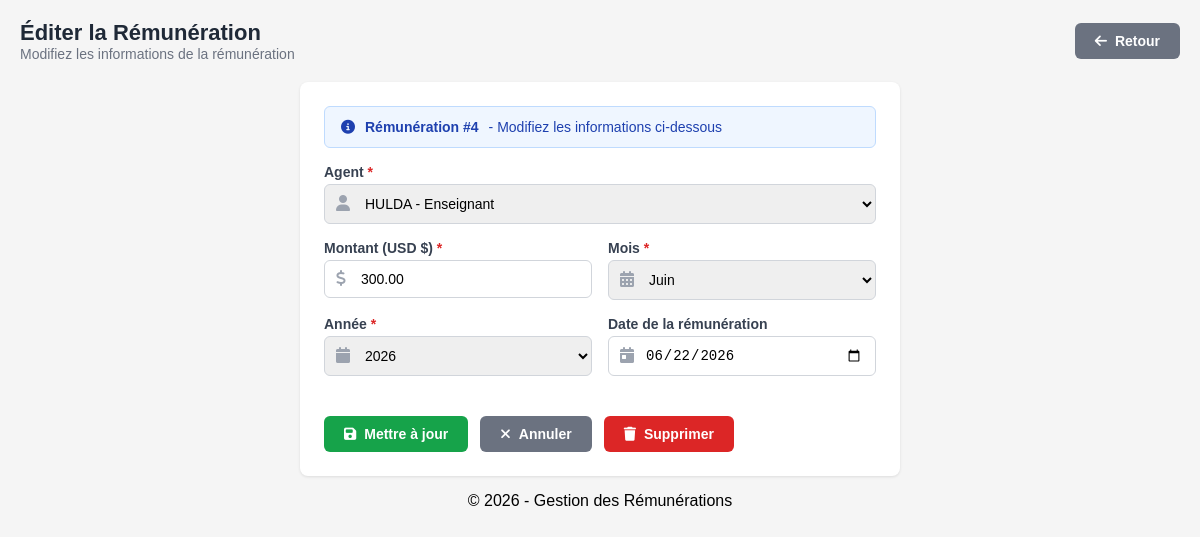
The page /pages/Remunerations/add.php?id=4 (signed in) on the database its author committed.
### tables this page shows
CREATE TABLE `remuneration` (
  `id` int(11) NOT NULL,
  `id_agent` int(11) NOT NULL,
  `montant` decimal(12,2) NOT NULL,
  `date_remun` date DEFAULT NULL,
  `mois` varchar(20) DEFAULT NULL,
  `annee` varchar(10) DEFAULT NULL
);

CREATE TABLE `agent` (
  `id_agent` int(11) NOT NULL,
  `nom_complet` varchar(150) NOT NULL,
  `adresse` varchar(255) DEFAULT NULL,
  `date_naissance` date DEFAULT NULL,
  `telephone` varchar(20) DEFAULT NULL,
  `profil` varchar(100) DEFAULT NULL,
  `lieu_naissance` varchar(100) DEFAULT NULL,
  `fonction` varchar(100) DEFAULT NULL
);

### Classes/remuneration.php (called while the page is built, shortened)
<?php
require_once __DIR__ . '/../Config/Database.php';
require_once __DIR__ . '/Agent.php';
class Remuneration {
    private $id;
    private $id_agent;
    private $montant;
    private $date_remun;
    private $mois;
    private $annee;
    public function __construct(
        $id_agent = null,
        $montant = null,
        $date_remun = null,
        $mois = null,
        $annee = null,
        $id = null
    ) {
        $this->id = $id;
        $this->id_agent = $id_agent;
        $this->montant = $montant;
        $this->date_remun = $date_remun;
        $this->mois = $mois;
        $this->annee = $annee;
    }
    public function getId() { return $this->id; }
    public function getIdAgent() { return $this->id_agent; }
    public function getMontant() { return $this->montant; }
    public function getDateRemun() { return $this->date_remun; }
    public function getMois() { return $this->mois; }
    public function getAnnee() { return $this->annee; }
    public static function getById($id) {
        $db = Database::getInstance();
        $sql = "SELECT * FROM remuneration WHERE id = :id";
        try {
            $stmt = $db->prepare($sql);
            $stmt->bindParam(':id', $id);
            $stmt->execute();
            if ($stmt->rowCount() > 0) {
                $row = $stmt->fetch(PDO::FETCH_ASSOC);
                return new self(
                    $row['id_agent'],
                    $row['montant'],
                    $row['date_remun'],
                    $row['mois'],
                    $row['annee'],
                    $row['id']
                );
            }
            return null;
        } catch (PDOException $e) {
            error_log("Erreur lors de la récupération de la rémunération : " . $e->getMessage());
            return null;
        }
    }
}

### Config/Database.php (called while the page is built, shortened)
<?php
class Database {
    private static $host = 'localhost';
    private static $db_name = 'gestion_remuneration';
    private static $user = 'root';
    private static $password = '';
    private static $conn;
    public static function connect() {
        self::$conn = null;
        try {
            $dsn = 'mysql:host=' . self::$host . ';dbname=' . self::$db_name . ';charset=utf8';
            self::$conn = new PDO($dsn, self::$user, self::$password);
            self::$conn->setAttribute(PDO::ATTR_ERRMODE, PDO::ERRMODE_EXCEPTION);
        } catch (PDOException $e) {
            die('Erreur de connexion : ' . $e->getMessage());
        }
        return self::$conn;
    }
    public static function getInstance() {
        return self::$conn;
    }
}
?>

### Classes/Agent.php (called while the page is built, shortened)
<?php
require_once __DIR__ . '/../Config/Database.php';
class Agent {
    private $id_agent;
    private $nom_complet;
    private $fonction;
    public function __construct(
        $nom_complet = null,
        $adresse = null,
        $date_naissance = null,
        $telephone = null,
        $profil = null,
        $lieu_naissance = null,
        $fonction = null,
        $id_agent = null
    ) {
        $this->id_agent = $id_agent;
        $this->nom_complet = $nom_complet;
        $this->fonction = $fonction;
    }
    public function getIdAgent() { return $this->id_agent; }
    public function getNomComplet() { return $this->nom_complet; }
    public function getFonction() { return $this->fonction; }
    public static function getAll($search = '') {
        $db = Database::getInstance();
        $sql = "SELECT * FROM agent";
        $params = [];
        $sql .= " ORDER BY nom_complet";
        try {
            $stmt = $db->prepare($sql);
            $stmt->execute();
            $agents = [];
            while ($row = $stmt->fetch(PDO::FETCH_ASSOC)) {
                $agents[] = new self(
                    $row['nom_complet'],
                    $row['adresse'],
                    $row['date_naissance'],
                    $row['telephone'],
                    $row['profil'],
                    $row['lieu_naissance'],
                    $row['fonction'],
                    $row['id_agent']
                );
            }
            return $agents;
        } catch (PDOException $e) {
            error_log("Erreur lors de la récupération des agents : " . $e->getMessage());
            return [];
        }
    }
}
?>

### pages/Remunerations/add.php (the view, shortened to what this page needs)
<?php
require_once __DIR__ . '/../../Config/Database.php';
require_once __DIR__ . '/../../Classes/Remuneration.php';
require_once __DIR__ . '/../../Classes/Agent.php';
$remuneration = null;
$is_edit = false;
$title = "Ajouter une Rémunération";
$button_text = "Ajouter";
$agents = Agent::getAll();
if (isset($_GET['id'])) {
    $is_edit = true;
    $remuneration = Remuneration::getById($_GET['id']);
    $title = "Éditer la Rémunération";
    $button_text = "Mettre à jour";
}
$error = '';
?>
<!DOCTYPE html>
<html lang="fr">
<head>
    <link rel="stylesheet" href="https://cdnjs.cloudflare.com/ajax/libs/font-awesome/6.4.0/css/all.min.css">
</head>
<body>
<div class="container">
    <div class="top">
        <div>
            <h2><?php echo $title; ?></h2>
            <p><?php echo $is_edit ? 'Modifiez les informations de la rémunération' : 'Ajoutez une nouvelle rémunération'; ?></p>
        </div>
        <a href="index.php" class="btn btn-secondary"><i class="fas fa-arrow-left"></i> Retour</a>
    </div>
    <div class="card">
        <?php if ($is_edit): ?>
        <div class="info-box">
            <i class="fas fa-info-circle"></i>
            <span class="label">Rémunération #<?php echo $remuneration->getId(); ?></span>
            - Modifiez les informations ci-dessous
        </div>
        <?php endif; ?>
        <form method="POST">
            <div class="form-group">
                <label>Agent <span class="required">*</span></label>
                <div class="input-icon">
                    <span class="icon"><i class="fas fa-user"></i></span>
                    <select name="id_agent" class="form-control <?php echo $error ? 'error' : ''; ?>" required>
                        <?php if (!empty($agents)): ?>
                            <?php foreach ($agents as $agent): ?>
                            <option value="<?php echo $agent->getIdAgent(); ?>" <?php echo ($remuneration && $remuneration->getIdAgent() == $agent->getIdAgent()) ? 'selected' : ''; ?>>
                                <?php echo htmlspecialchars($agent->getNomComplet() . ' - ' . $agent->getFonction()); ?>
                            </option>
                            <?php endforeach; ?>
                        <?php else: ?>
                            <option value="" disabled>Aucun agent disponible</option>
                        <?php endif; ?>
                    </select>
                </div>
            </div>
            <div class="grid-2">
                <div class="form-group">
                    <label>Montant (USD $) <span class="required">*</span></label>
                    <div class="input-icon">
                        <span class="icon"><i class="fas fa-dollar-sign"></i></span>
                        <input type="number" name="montant" step="0.01" min="0.01" class="form-control <?php echo $error ? 'error' : ''; ?>"
                               value="<?php echo $remuneration ? $remuneration->getMontant() : ''; ?>"
                               placeholder="0.00" required>
                    </div>
                </div>
                <div class="form-group">
                    <label>Mois <span class="required">*</span></label>
                    <div class="input-icon">
                        <span class="icon"><i class="fas fa-calendar-alt"></i></span>
                        <select name="mois" class="form-control <?php echo $error ? 'error' : ''; ?>" required>
                            <?php
                            $moisList = ['Janvier', 'Février', 'Mars', 'Avril', 'Mai', 'Juin',
                                        'Juillet', 'Août', 'Septembre', 'Octobre', 'Novembre', 'Décembre'];
                            for ($i = 0; $i < count($moisList); $i++):
                                $m = $moisList[$i];
                            ?>
                            <option value="<?php echo $m; ?>" <?php echo ($remuneration && $remuneration->getMois() == $m) ? 'selected' : ''; ?>>
                                <?php echo $m; ?>
                            </option>
                            <?php endfor; ?>
                        </select>
                    </div>
                </div>
            </div>
            <div class="grid-2">
                <div class="form-group">
                    <label>Année <span class="required">*</span></label>
                    <div class="input-icon">
                        <span class="icon"><i class="fas fa-calendar"></i></span>
                        <select name="annee" class="form-control <?php echo $error ? 'error' : ''; ?>" required>
                            <?php
                            $anneeActuelle = date('Y');
                            for ($a = $anneeActuelle - 5; $a <= $anneeActuelle + 1; $a++):
                            ?>
                            <option value="<?php echo $a; ?>" <?php echo ($remuneration && $remuneration->getAnnee() == $a) ? 'selected' : ''; ?>>
                                <?php echo $a; ?>
                            </option>
                            <?php endfor; ?>
                        </select>
                    </div>
                </div>
                <div class="form-group">
                    <label>Date de la rémunération</label>
                    <div class="input-icon">
                        <span class="icon"><i class="fas fa-calendar-day"></i></span>
                        <input type="date" name="date_remun" class="form-control"
                               value="<?php echo $remuneration ? $remuneration->getDateRemun() : date('Y-m-d'); ?>">
                    </div>
                </div>
            </div>
            <div class="flex gap-3 mt-6">
                <button type="submit" class="btn btn-success">
                    <i class="fas fa-save"></i> <?php echo $button_text; ?>
                </button>
                <a href="index.php" class="btn btn-secondary">
                    <i class="fas fa-times"></i> Annuler
                </a>
                <?php if ($is_edit): ?>
                <a href="delete.php?id=<?php echo $remuneration->getId(); ?>" class="btn btn-danger"
                   onclick="return confirm('Êtes-vous sûr de vouloir supprimer cette rémunération ?')">
                    <i class="fas fa-trash"></i> Supprimer
                </a>
                <?php endif; ?>
            </div>
        </form>
    </div>
    <div class="mt-4 text-center text-xs text-gray-400">
        © <?php echo date('Y'); ?> - Gestion des Rémunérations
    </div>
</div>
</body>
</html>

### pages/Remunerations/add.php (style rules this page uses)
* { margin: 0; padding: 0; box-sizing: border-box; }
body { font-family: Arial, sans-serif; background: #f5f5f5; }
.container { max-width: 1280px; margin: 0 auto; padding: 20px; }
.top { display: flex; justify-content: space-between; align-items: center; margin-bottom: 20px; flex-wrap: wrap; gap: 10px; }
.top h2 { color: #1f2937; font-size: 22px; }
.top p { color: #6b7280; font-size: 14px; }
.card { background: white; border-radius: 8px; padding: 24px; box-shadow: 0 1px 3px rgba(0,0,0,0.1); max-width: 600px; margin: 0 auto; }
.form-group { margin-bottom: 16px; }
.form-group label { display: block; font-size: 14px; font-weight: 600; color: #374151; margin-bottom: 4px; }
.form-group label .required { color: #dc2626; }
.form-control { width: 100%; padding: 10px 12px; border: 1px solid #d1d5db; border-radius: 6px; font-size: 14px; transition: 0.2s; }
select.form-control { appearance: auto; }
.btn { padding: 10px 20px; border: none; border-radius: 6px; font-size: 14px; font-weight: 600; cursor: pointer; text-decoration: none; display: inline-flex; align-items: center; gap: 8px; transition: 0.2s; }
.btn-secondary { background: #6b7280; color: white; }
.btn-success { background: #16a34a; color: white; }
.btn-danger { background: #dc2626; color: white; }
.flex { display: flex; }
.gap-3 { gap: 12px; }
.mt-4 { margin-top: 16px; }
.mt-6 { margin-top: 24px; }
.text-center { text-align: center; }
.info-box { background: #eff6ff; border: 1px solid #bfdbfe; border-radius: 6px; padding: 12px 16px; margin-bottom: 16px; display: flex; align-items: center; gap: 10px; color: #1e40af; font-size: 14px; }
.info-box .label { font-weight: 600; }
.input-icon { position: relative; }
.input-icon .icon { position: absolute; left: 12px; top: 50%; transform: translateY(-50%); color: #9ca3af; }
.input-icon input, .input-icon select { padding-left: 36px; }
.grid-2 { display: grid; grid-template-columns: 1fr 1fr; gap: 16px; }

### rows shown on the page
remuneration: id "4", id_agent "HULDA - Enseignant", montant "300.00", mois "Juin", annee "2026", date_remun "06/22/2026"

### other values the page prints
$title "Éditer la Rémunération"
$button_text "Mettre à jour"
